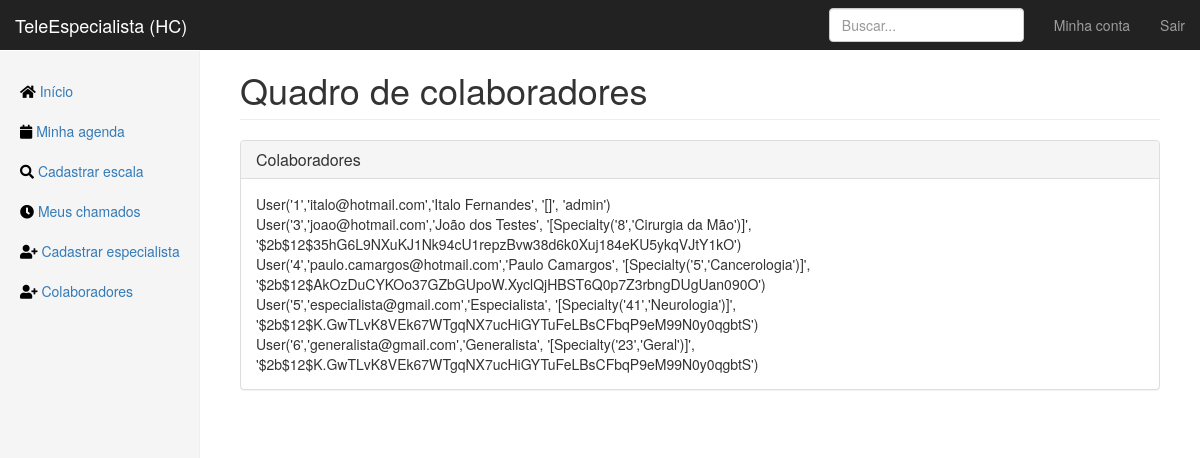
Before: /staff (signed in) with the older database file.
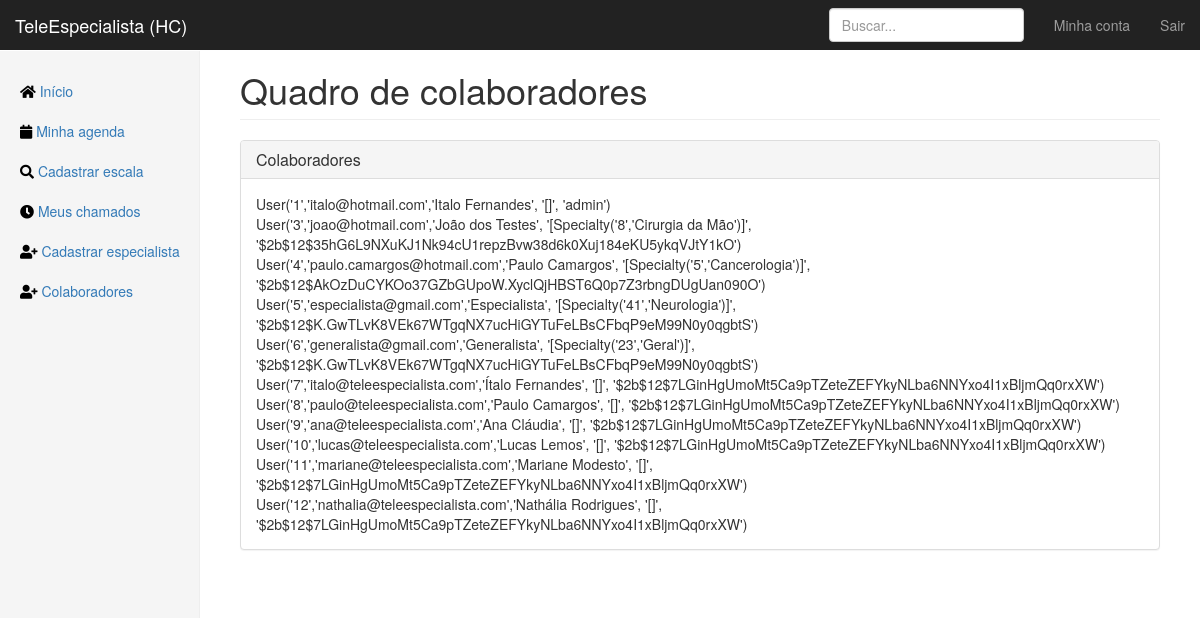
After: the same page with the newer database file.
### app/models.py (models this page shows)
class User(db.Model, UserMixin):
    id = db.Column(db.Integer, primary_key=True)
    email = db.Column(db.String(120), unique=True, nullable=False)
    password = db.Column(db.String(64), nullable=False)
    image_file = db.Column(db.String(100))
    crm = db.Column(db.Integer, unique=True, nullable=False)
    fullname = db.Column(db.String(256), nullable=False)
    birthdate = db.Column(db.DateTime)
    birthcity = db.Column(db.String(256))
    birthstate = db.Column(db.String(2))
    rg = db.Column(db.String(12), unique=True, nullable=False)
    cpf = db.Column(db.String(12), unique=True, nullable=False)
    cep = db.Column(db.Integer)
    place = db.Column(db.String(64))
    address = db.Column(db.String(256))
    neighborhood = db.Column(db.String(128))
    city = db.Column(db.String(128))
    state = db.Column(db.String(2))
    phone_1 = db.Column(db.String(16), nullable=False)
    phone_2 = db.Column(db.String(16))
    specialties = db.relationship('Specialty', secondary=joinsSpecialtyUser,
    backref=db.backref('doctors', lazy='dynamic'))
    shifts = db.relationship('Calendar', secondary=joinCalendarUser,
    backref=db.backref('doctor', lazy='dynamic'))
    def __repr__(self):
        return f"User('{self.id}','{self.email}','{self.fullname}',\
        '{self.specialties}', '{self.password}')"

class Specialty(db.Model):
    id = db.Column(db.Integer, primary_key=True)
    specialty = db.Column(db.String(64), unique=True, nullable=False)
    service_days = db.relationship('Calendar', backref='specialty')
    def __repr__(self):
        return f"Specialty('{self.id}','{self.specialty}')"

### app/routes.py (the view)
@app.route("/staff")
@login_required
def staff():
    u = User.query.all()
    return render_template("staff.html", title="Colaboradores-TeleEspecialista", users=u)

### app/models.py (called while the page is built)
@login_manager.user_loader
def load_user(user_id):
    return User.query.get(int(user_id))

### app/templates/staff.html
{% if current_user.specialties[0].specialty == 'Geral' %}
{% extends "layout.html" %}
{% else %}
{% extends "layout_specialist.html" %}
{% endif %}
{% block content %}
<h1 class="page-header">Quadro de colaboradores</h1>
<div class="panel panel-default">
    <div class="panel-heading">
        <h3 class="panel-title">Colaboradores</h3>
    </div>
    <div class="panel-body">
        {% for u in users %}
        {{ u }} <br>
        {% endfor %}
    </div>
</div>
{% endblock content %}

### app/templates/layout_specialist.html (shortened to what this page needs)
<!DOCTYPE html>
<html lang="pt-br">
<head>
    <link rel="stylesheet" href="https://use.fontawesome.com/releases/v5.0.13/css/all.css">
    <link href="{{ url_for('static', filename='bootstrap.min.css') }}" rel="stylesheet" type="text/css">
    <link href="{{ url_for('static', filename='dashboard.css') }}" rel="stylesheet" type="text/css">
    <link href="{{ url_for('static', filename='mainLogged.css') }}" rel="stylesheet" type="text/css">
</head>
<body>
    <nav class="navbar navbar-inverse navbar-fixed-top">
        <div class="container-fluid">
            <div class="navbar-header">
                <a class="navbar-brand" href="{{ url_for('home') }}">TeleEspecialista (HC)</a>
            </div>
            <div id="navbar" class="navbar-collapse collapse">
                <ul class="nav navbar-nav navbar-right">
                    <li><a href="{{ url_for("account") }}">Minha conta</a></li>
                    <li><a href="{{ url_for("logout") }}">Sair</a></li>
                </ul>
                <form class="navbar-form navbar-right">
                    <input type="text" class="form-control" placeholder="Buscar...">
                </form>
            </div>
        </div>
    </nav>
    <div class="container-fluid">
        <div class="row">
            <div class="col-sm-3 col-md-2 sidebar">
                <ul class="nav nav-sidebar">
                    <li><a href="{{ url_for("home") }}"> <i class="fa fa-home" style="color:black"></i>
                        Início<span class="sr-only">(current)</span></a></li>
                    <li><a href="{{ url_for("my_schedule")}}"><i class="fa fa-calendar" style="color:black"></i>
                        Minha agenda</a></li>
                        <li><a href="{{ url_for("new_scale") }}"><i class="fa fa-search" style="color:black"></i>
                        Cadastrar escala</a></li>
                    <li><a href="{{ url_for("my_calls") }}"><i class="fa fa-clock" style="color:black"></i>
                        Meus chamados</a></li>
                    <li><a href="{{ url_for("register") }}"><i class="fa fa-user-plus" style="color:black"></i>
                        Cadastrar especialista</a></li>
                    <li><a href="{{ url_for("staff") }}"><i class="fa fa-user-plus" style="color:black"></i>
                        Colaboradores</a></li>
                </ul>
            </div>
            <div class="col-sm-9 col-sm-offset-3 col-md-10 col-md-offset-2 main">
                {% block content %}
                {% endblock content %}
            </div>
        </div>
    </div>
</body>
</html>

### app/static/dashboard.css (style rules this page uses)
body { padding-top: 50px; }
.navbar-fixed-top { border: 0; }
.sidebar { display: none; }
@media (min-width: 768px) { .sidebar { position: fixed; top: 51px; bottom: 0; left: 0; z-index: 1000; display: block; padding: 20px; overflow-x: hidden; overflow-y: auto; background-color: #f5f5f5; border-right: 1px solid #eee; } }
.nav-sidebar { margin-right: -21px; margin-bottom: 20px; margin-left: -20px; }
.nav-sidebar > li > a { padding-right: 20px; padding-left: 20px; }
.main { padding: 20px; }
@media (min-width: 768px) { .main { padding-right: 40px; padding-left: 40px; } }
.main .page-header { margin-top: 0; }

Changed rows visible on the page:
added User: id+email+fullname "User('7','italo@teleespecialista.com','Ítalo Fernandes', '[]', '$2b$12$7LGinHgUmoMt5Ca9pTZeteZEFYkyNLba6NNYxo4I1xBljmQq0rxXW')"
added User: id+email+fullname "User('8','paulo@teleespecialista.com','Paulo Camargos', '[]', '$2b$12$7LGinHgUmoMt5Ca9pTZeteZEFYkyNLba6NNYxo4I1xBljmQq0rxXW')"
added User: id+email+fullname "User('9','ana@teleespecialista.com','Ana Cláudia', '[]', '$2b$12$7LGinHgUmoMt5Ca9pTZeteZEFYkyNLba6NNYxo4I1xBljmQq0rxXW')"
added User: id+email+fullname "User('10','lucas@teleespecialista.com','Lucas Lemos', '[]', '$2b$12$7LGinHgUmoMt5Ca9pTZeteZEFYkyNLba6NNYxo4I1xBljmQq0rxXW')"
added User: id+email+fullname "User('11','mariane@teleespecialista.com','Mariane Modesto', '[]', '$2b$12$7LGinHgUmoMt5Ca9pTZeteZEFYkyNLba6NNYxo4I1xBljmQq0rxXW')"
added User: id+email+fullname "User('12','nathalia@teleespecialista.com','Nathália Rodrigues', '[]', '$2b$12$7LGinHgUmoMt5Ca9pTZeteZEFYkyNLba6NNYxo4I1xBljmQq0rxXW')"
